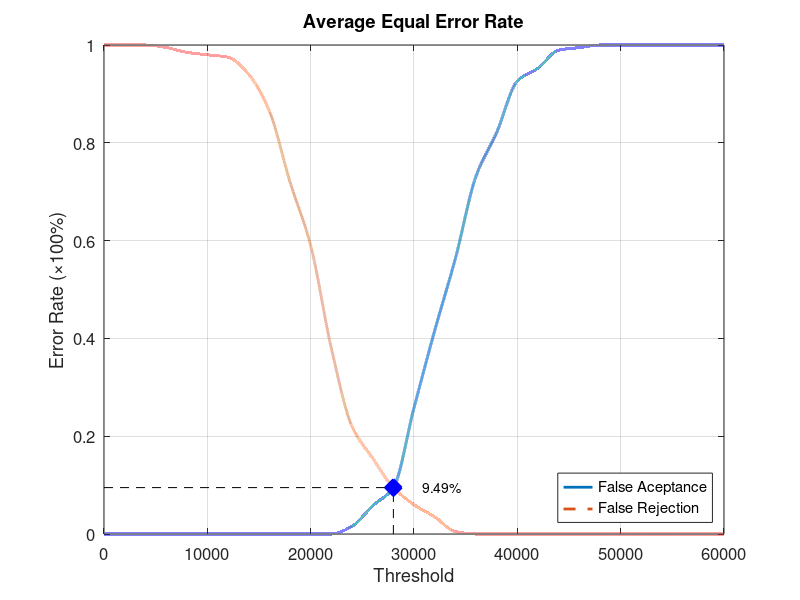
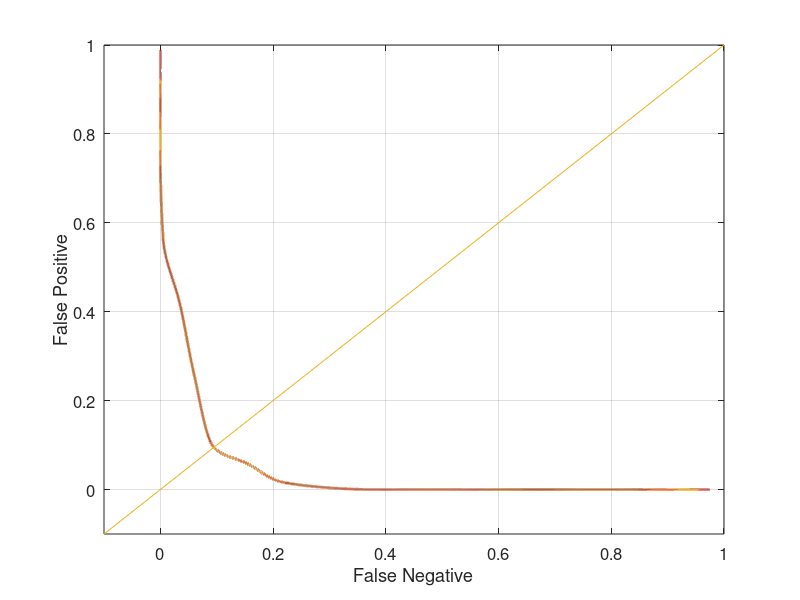

Write the MATLAB code that produced these figures, in order.
function yEER = Database3_1
close all;
clear;
clc;
x = 0:2000:60000;
xq = 0:0.5:60000;

y0 = [0 0 0 0 0 0 0 0 0 0 0 0 0.0157895 0.0578947 0.0947368 0.257895 0.415789 0.563158 0.731579 0.821053 0.926316 0.952632 0.989474 0.994737 1 1 1 1 1 1 1];
yy0 = interp1(x, y0, xq, 'pchip');
y1 = [1 1 1 0.995 0.985 0.98 0.975 0.94 0.865 0.72 0.59 0.38 0.22 0.155 0.095 0.06 0.035 0.005 0 0 0 0 0 0 0 0 0 0 0 0 0];
yy1 = interp1(x, y1, xq, 'pchip');

% Calculating EER: 
y2 = abs(y0 - y1);
find(y2 == min(y2))
yy2 = abs(yy0 - yy1);
xEER = find(yy2 == min(yy2));
xEERIndex = xq(xEER) % X-axis EER
yEER = yy0(xEER) % Y-axis EER

main = figure
plot(xq, yy0,'-','LineWidth', 2);	hold on
plot(xq, yy1,'--','LineWidth', 2);	hold on
plot([xEERIndex xEERIndex], [0 yEER], 'k--');	hold on
plot([0 xEERIndex], [yEER yEER], 'k--');	hold on
plot(xEERIndex, yEER, 'bx', 'LineWidth', 10);	hold on
text(xEERIndex + 10 * xEERIndex / 100, yEER, [num2str(round((10000 * yEER)) / 100) '%'])
legend('False Aceptance', 'False Rejection', 'Location', 'SouthEast')
xlabel('Threshold')
ylabel('Error Rate (\times100%)')
title('Average Equal Error Rate')
set(gca, 'FontSize', 12)
axis([0 60000 0 1])
grid on

print(main, 'Database3_1Main', '-dpng');
FNRxFPR = figure('Color', [1 1 1]);
plot(yy1, yy0, '-', yy1, yy0, 'LineWidth', 2);
hold on
y = -0.1:0.1:1
plot(y, y); 
set(gca, 'FontSize', 12)
xlabel('False Negative')
ylabel('False Positive')
axis([-0.1 1 -0.1 1])
set(gca, 'FontSize', 12)
grid on

print(FNRxFPR, 'Database3_1FNRxFPR','-dpng');
end
